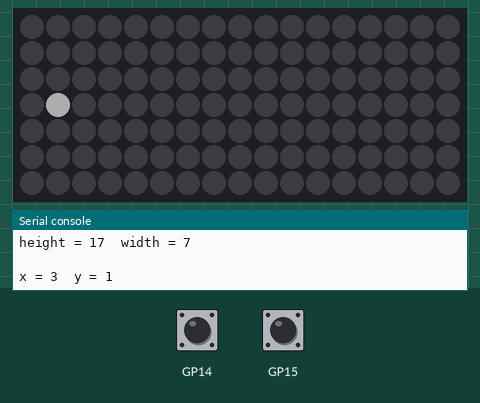
Simulated run of this program. Board: Raspberry Pi Pico running MicroPython. On the bench: 17×7 RGB LED matrix, the last lines printed to the serial console. The test bench sets the inputs (shaded band). Dim RGB values are drawn brighter than linear; threads take turns every 2 ms.

Above: at 1.2 s.
1.3 s: button X pressed for 0.15 s
At 3.3 s:
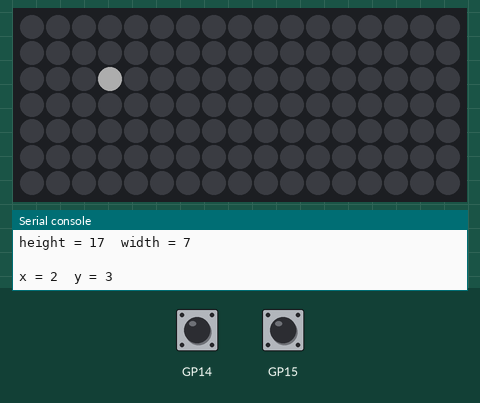
4.4 s: button Y pressed for 0.15 s
At 5.6 s:
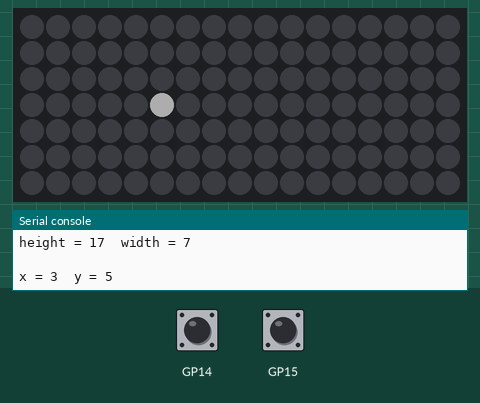
6.0 s: button X pressed for 1 s
At 6.8 s:
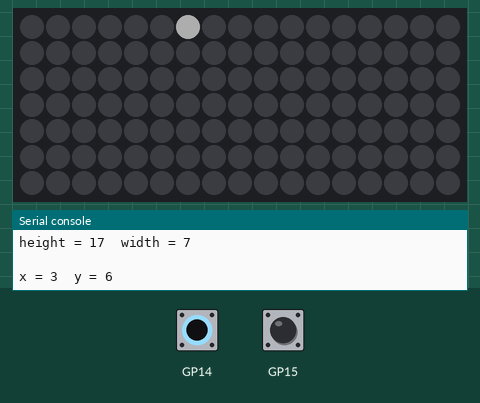
7.6 s: button Y pressed for 1 s
At 9.6 s:
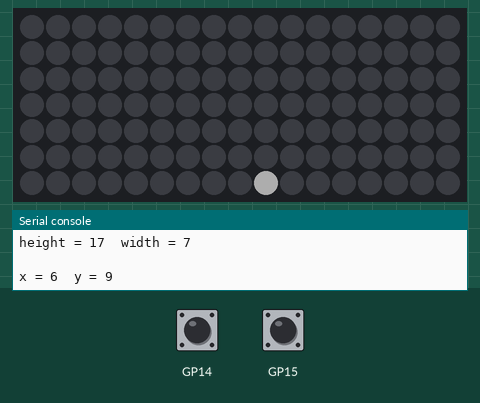
Timing chart, 0 to 11.1 s (numbered marks = the images above; inputs shaded):
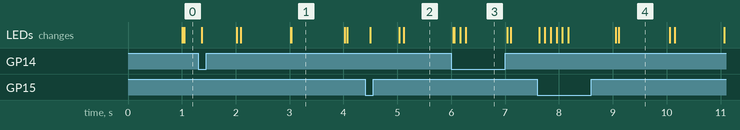

The program:

Tetris_V0_1.py
```python
import time
import picoscroll
import random
import _thread # used for multithreading so i can have a consistant fall speed

#initialise the board
picoscroll.init()

#Get the width and height of the board
# height and width flipped because normal board operation is landscape
height = picoscroll.get_width()
width = picoscroll.get_height()

# toned down so I don't burn out my retinas
shapebright = 50

# I'm going to start by getting shapes to light up on the screen
# first, practice getting a single pixel to fall down the screen

# global variables for my pixel starting point
pixy = 0
pixx = 3

# function for the pixel "shape"
def pix():
    # sets the initial position of the pixel
    global pixy
    global pixx
    picoscroll.set_pixel(pixy,pixx,shapebright) # (Height, Width, Brightness)
    picoscroll.update()

    # loop to listen for button presses
    while pixy <= 16:
        picoscroll.set_pixel(pixy,pixx,0)
        #pixy = pixy + 1
        picoscroll.set_pixel(pixy,pixx,shapebright)
        picoscroll.update()

        # move right when button X is pressed
        if picoscroll.is_pressed(picoscroll.BUTTON_X) == True and pixx > 0:
            picoscroll.set_pixel(pixy,pixx,0)
            pixx = pixx - 1
            picoscroll.set_pixel(pixy,pixx,shapebright)
            picoscroll.update()

        elif picoscroll.is_pressed(picoscroll.BUTTON_X) == True and pixx == 6:
            pixx = pixx
            picoscroll.set_pixel(pixy,pixx,shapebright)
            picoscroll.update()

        # move left when button Y is pressed
        elif picoscroll.is_pressed(picoscroll.BUTTON_Y) == True and pixx < 6:
            picoscroll.set_pixel(pixy,pixx,0)
            pixx = pixx + 1
            picoscroll.set_pixel(pixy,pixx,shapebright)
            picoscroll.update()

        elif picoscroll.is_pressed(picoscroll.BUTTON_Y) == True and pixx == 0:
            pixx = pixx
            picoscroll.set_pixel(pixy,pixx,shapebright)
            picoscroll.update()

        # min time between button presses
        time.sleep(0.1)

# seperate funtion to control the speed that shapes fall
def falling():
    global pixy
    global pixx
    while pixy < 16:

        time.sleep(1)
        pixy = pixy + 1

        # for loop turns off the LEDs on the board "behind" the falling shape
        for i in range(0, pixy):
            for j in range(0, width):
                picoscroll.set_pixel(i, j, 0)
        picoscroll.update()
        # printing variable for debugging purposes.
        print("height = " + str(height)," width = " + str(width) +"\n")
        print("x = " + str(pixx), " y = " + str(pixy))


# start the falling function
_thread.start_new_thread(falling,())

# start the shape function
while True:
    pix()
```
